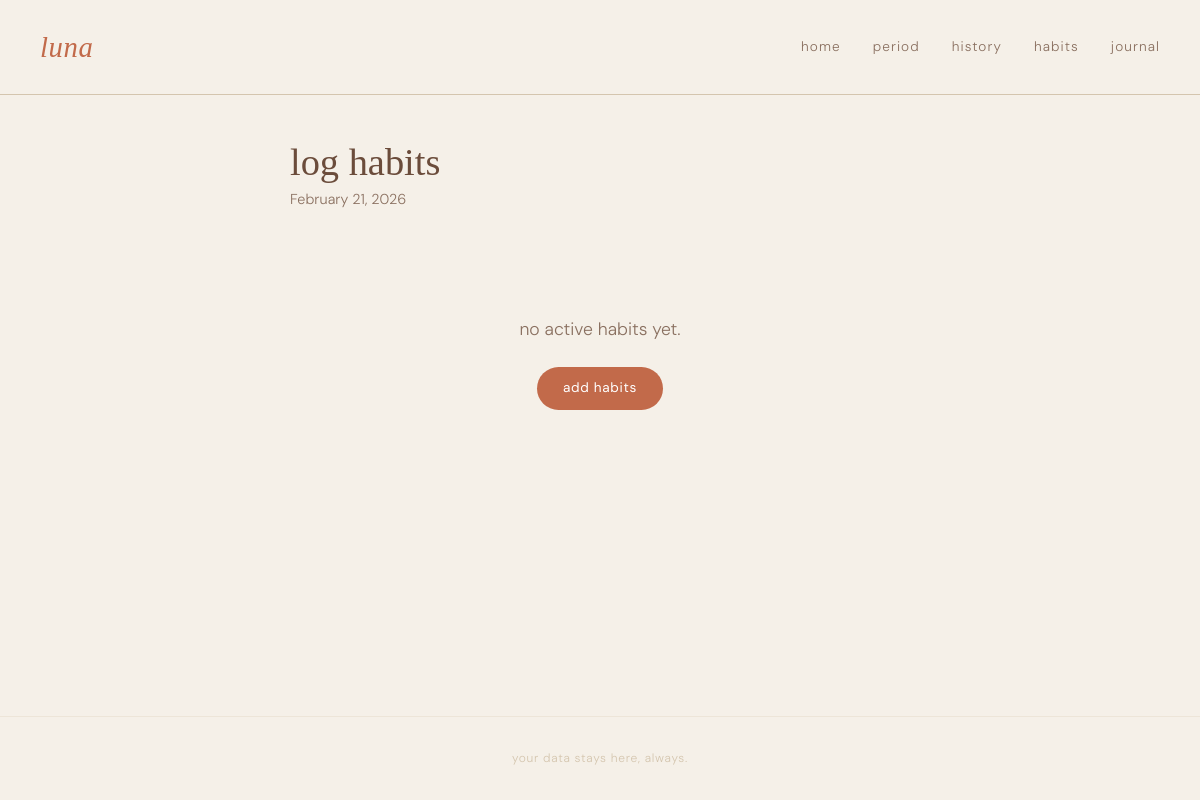
Before: /habits/log/2026-02-21/ with the older database file.
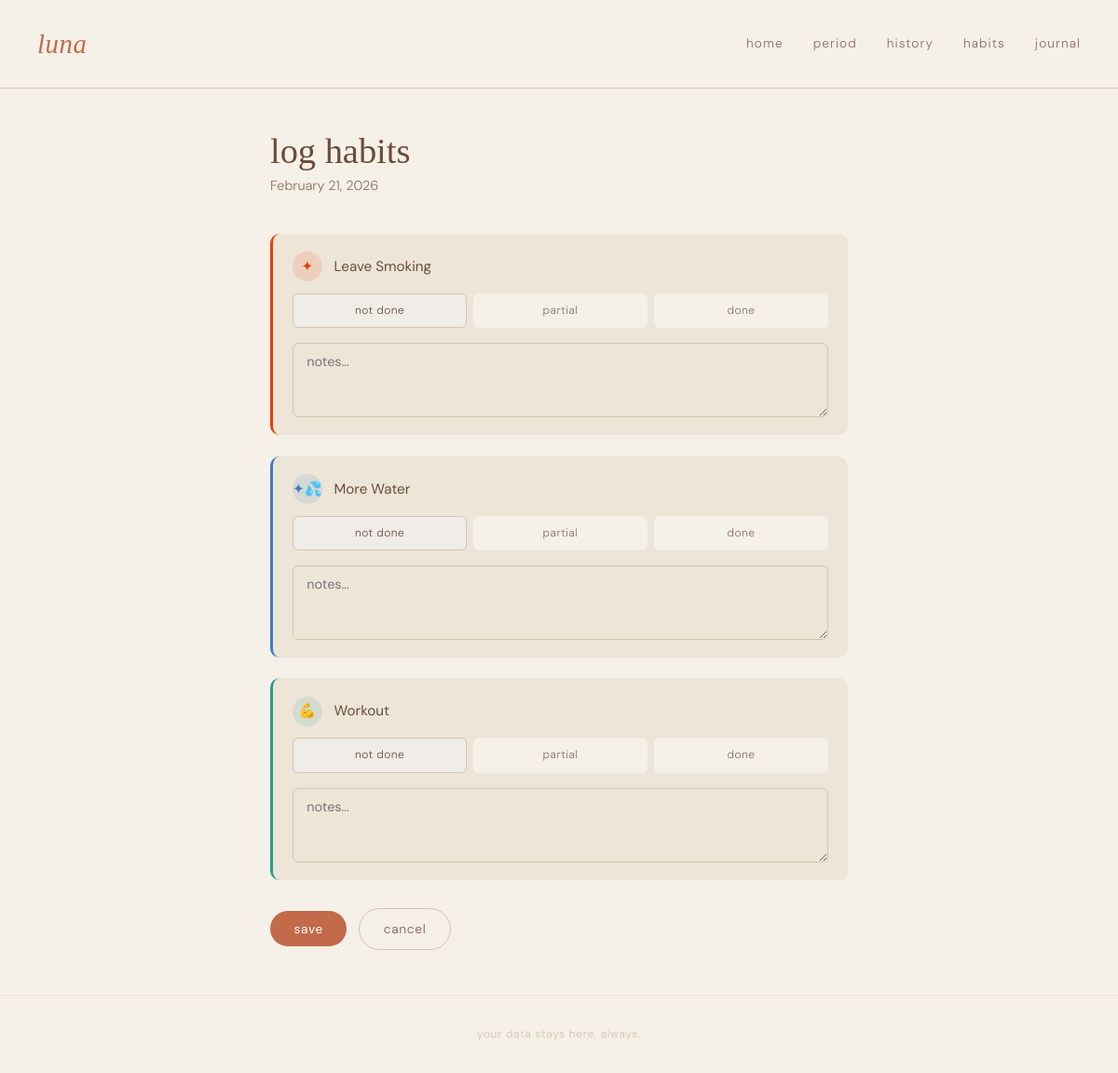
After: the same page with the newer database file.
### habits/models.py (models this page shows, shortened)
class Habit(models.Model):
    name       = models.CharField(max_length=100)
    emoji      = models.CharField(max_length=10, default='✦')
    color      = models.CharField(max_length=7, default='#c26a4a')
    is_active  = models.BooleanField(default=True)
    created_at = models.DateTimeField(auto_now_add=True)
    class Meta:
        ordering = ['created_at']

### habits/views.py (the view, shortened to what this page needs)
# urls.py: path('log/<str:entry_date>/',   views.log_habits,    name='log_habits'),
def log_habits(request, entry_date):
    try:
        d = datetime.strptime(entry_date, '%Y-%m-%d').date()
    except ValueError:
        return redirect('dashboard')
    habits = Habit.objects.filter(is_active=True)
    existing   = {log.habit_id: log for log in HabitLog.objects.filter(date=d)}
    habit_data = [{'habit': h, 'log': existing.get(h.id)} for h in habits]
    return render(request, 'habits/log.html', {
        'habit_data': habit_data,
        'entry_date': d,
    })

### habits/templates/habits/log.html (shortened to what this page needs)
{% extends 'tracker/base.html' %}
{% block content %}
<div class="form-page" style="max-width:620px;">
  <div class="form-header">
    <h1 class="form-title">log habits</h1>
    <p class="form-subtitle">{{ entry_date|date:"F j, Y" }}</p>
  </div>
  {% if habit_data %}
  <form method="post" class="entry-form">
    {% for item in habit_data %}
    <div class="habit-log-card" style="--habit-color:{{ item.habit.color }};">
      <div class="habit-log-header">
        <span class="habit-emoji" style="background:{{ item.habit.color }}20;color:{{ item.habit.color }};">{{ item.habit.emoji }}</span>
        <span class="habit-log-name">{{ item.habit.name }}</span>
      </div>
      <div class="status-toggle">
        <label class="status-btn status-btn--not-done">
          <span>not done</span>
        </label>
        <label class="status-btn status-btn--partial">
          <span>partial</span>
        </label>
        <label class="status-btn status-btn--done">
          <span>done</span>
        </label>
      </div>
      <textarea name="notes_{{ item.habit.id }}" class="field-input habit-notes"
        rows="2" placeholder="notes…">{% if item.log %}{{ item.log.notes }}{% endif %}</textarea>
    </div>
    {% endfor %}
    <div class="form-actions">
      <button type="submit" class="btn btn--primary">save</button>
      <a href="{% url 'dashboard' %}" class="btn btn--ghost">cancel</a>
    </div>
  </form>
  {% else %}
  <div class="empty-state">
    <p>no active habits yet.</p>
    <a href="{% url 'manage_habits' %}" class="btn btn--primary">add habits</a>
  </div>
  {% endif %}
</div>
{% endblock %}

### tracker/templates/tracker/base.html (shortened to what this page needs)
<!DOCTYPE html>
<html lang="en">
<head>
  {% load static %}
  <link rel="stylesheet" href="{% static 'tracker/css/style.css' %}">
</head>
<body>
  <nav class="nav">
    <a href="{% url 'dashboard' %}" class="nav-brand">luna</a>
      <div class="nav-links">
        <a href="{% url 'dashboard' %}"     class="nav-link">home</a>
        <a href="{% url 'log_entry' %}"     class="nav-link">period</a>
        <a href="{% url 'history' %}"       class="nav-link">history</a>
        <a href="{% url 'manage_habits' %}" class="nav-link">habits</a>
        <a href="{% url 'journal_list' %}"  class="nav-link">journal</a>
      </div>
  </nav>
  <main class="main">
    {% block content %}{% endblock %}
  </main>
  <footer class="footer">
    <p>your data stays here, always.</p>
  </footer>
</body>
</html>

### tracker/static/tracker/css/style.css (style rules this page uses)
:root { --cream: #f5f0e8; --parchment: #ede5d8; --sand: #d4c5ae; --terra: #c26a4a; --terra-dk: #a3563b; --terra-lt: #e8957a; --bark: #6b4c3b; --ink: #2d1f17; --muted: #8a7060; --font-display: 'Cormorant Garamond', Georgia, serif; --font-body: 'DM Sans', system-ui, sans-serif; --radius: 10px; --radius-sm: 6px; --shadow: 0 2px 12px rgba(45,31,23,.08); --shadow-md: 0 4px 24px rgba(45,31,23,.12); }
*, *::before, *::after { box-sizing: border-box; margin: 0; padding: 0; }
html { font-size: 16px; }
body { background: var(--cream); color: var(--ink); font-family: var(--font-body); font-weight: 300; line-height: 1.6; min-height: 100vh; display: flex; flex-direction: column; }
a { color: inherit; text-decoration: none; }
.nav { display: flex; align-items: center; justify-content: space-between; padding: 1.5rem 2.5rem; border-bottom: 1px solid var(--sand); background: var(--cream); position: sticky; top: 0; z-index: 10; }
.nav-brand { font-family: var(--font-display); font-size: 1.8rem; font-weight: 400; font-style: italic; color: var(--terra); letter-spacing: .02em; }
.nav-links { display: flex; gap: 2rem; }
.nav-link { font-size: .85rem; letter-spacing: .08em; text-transform: lowercase; color: var(--muted); transition: color .2s; }
.main { flex: 1; padding: 3rem 2.5rem; max-width: 860px; margin: 0 auto; width: 100%; }
.footer { text-align: center; padding: 2rem; font-size: .75rem; color: var(--sand); letter-spacing: .06em; border-top: 1px solid var(--parchment); }
.btn { display: inline-block; padding: .65rem 1.6rem; border-radius: 100px; font-family: var(--font-body); font-size: .85rem; letter-spacing: .05em; cursor: pointer; border: none; transition: all .2s; font-weight: 400; }
.btn--primary { background: var(--terra); color: #fff; }
.btn--ghost { background: transparent; color: var(--muted); border: 1px solid var(--sand); }
.form-page { max-width: 520px; margin: 0 auto; }
.form-header { margin-bottom: 2.5rem; }
.form-title { font-family: var(--font-display); font-size: 2.4rem; font-weight: 400; color: var(--bark); line-height: 1; }
.form-subtitle { color: var(--muted); font-size: .9rem; margin-top: .4rem; }
.entry-form { display: flex; flex-direction: column; gap: 1.4rem; }
.field-input { background: var(--parchment); border: 1.5px solid var(--sand); border-radius: var(--radius-sm); padding: .65rem .9rem; font-family: var(--font-body); font-size: .9rem; color: var(--ink); outline: none; transition: border-color .2s; width: 100%; }
textarea.field-input { resize: vertical; min-height: 80px; }
.form-actions { display: flex; align-items: center; gap: .8rem; flex-wrap: wrap; padding-top: .5rem; }
.habit-emoji { width: 32px; height: 32px; border-radius: 50%; display: flex; align-items: center; justify-content: center; font-size: .95rem; flex-shrink: 0; }
.habit-log-card { background: var(--parchment); border-radius: var(--radius); padding: 1.2rem 1.3rem; border-left: 3px solid var(--habit-color, var(--terra)); display: flex; flex-direction: column; gap: .8rem; }
.habit-log-header { display: flex; align-items: center; gap: .8rem; }
.habit-log-name { font-size: .95rem; color: var(--bark); font-weight: 400; }
.status-toggle { display: flex; gap: .4rem; }
.status-btn { flex: 1; display: flex; align-items: center; justify-content: center; padding: .5rem .4rem; border-radius: var(--radius-sm); font-size: .75rem; letter-spacing: .04em; cursor: pointer; border: 1.5px solid transparent; background: var(--cream); color: var(--muted); transition: all .15s; text-align: center; }
.status-btn--not-done:has(input:checked) { background: #f0ece8; color: var(--bark); border-color: var(--sand); }
.habit-notes { margin-top: .2rem; min-height: 56px; }

Changed rows visible on the page:
added Habit: habit.emoji "✦", habit.name "Leave Smoking", habit.id "notes…"
added Habit: habit.emoji "✦💦", habit.name "More Water", habit.id "notes…"
added Habit: habit.emoji "💪", habit.name "Workout", habit.id "notes…"
Other visible differences:
text no longer shown: "no active habits yet. add habits"
text now shown: "save cancel"
